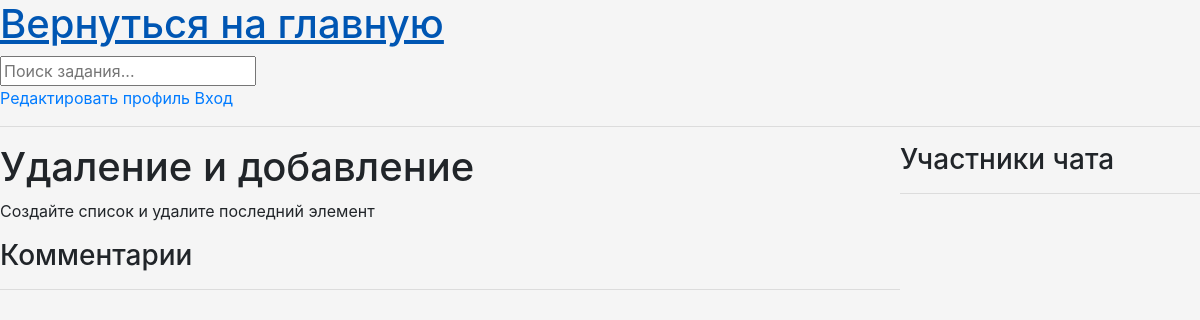
The app's page /task/3/, older data.
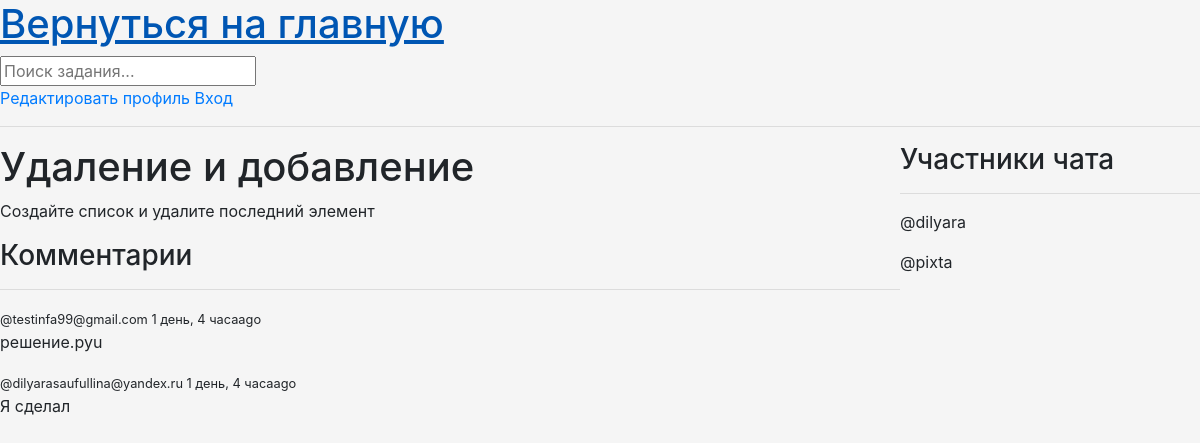
The same page, newer data.
### base/models.py (models this page shows, shortened)
class Task(models.Model):
    host = models.ForeignKey(User, on_delete = models.SET_NULL, null = True)
    topic = models.ForeignKey(Topic, on_delete = models.SET_NULL, null = True)
    name = models.CharField(max_length = 200)
    description = models.TextField(null = True, blank = True)
    participants = models.ManyToManyField(User, related_name = 'participants', blank = True)
    updated = models.DateTimeField(auto_now = True)
    created = models.DateTimeField(auto_now_add = True)
    class Meta:
        ordering=['-updated','-created']

class Message(models.Model):
    user = models.ForeignKey(User, on_delete=models.CASCADE)
    task = models.ForeignKey(Task, on_delete=models.CASCADE)
    body = models.TextField()
    attachment = models.FileField(upload_to='message_files/', null=True, blank=True)
    updated = models.DateTimeField(auto_now=True)
    created = models.DateTimeField(auto_now_add=True)
    class Meta:
        ordering = ['-updated','-created']

class User(AbstractUser):
    name = models.CharField(max_length=200, null=True)
    email = models.EmailField(unique=True, null=True)
    bio = models.TextField(null=True)
    ROLE_CHOICES = [
        ('admin', 'Admin'),
        ('user', 'User'),
    ]
    role = models.CharField(max_length=5, choices=ROLE_CHOICES, default='user')
    avatar = models.ImageField(null=True, default='avatar.svg')
    USERNAME_FIELD = 'email'
    REQUIRED_FIELDS = []

### base/views.py (the view)
# urls.py: path('task/<str:pk>/', views.getTask),
def task(request, pk):
    task = Task.objects.get(id=pk)
    task_messages = task.message_set.all().order_by('-created')
    participants = task.participants.all()
    if request.method == 'POST':
        form = MessageForm(request.POST, request.FILES)
        if form.is_valid():
            message = form.save(commit=False)
            message.user = request.user
            message.task = task
            message.save()
            task.participants.add(request.user)
            success = True
        else:
            messages.error(request, 'Ошибка при отправке задания. Проверьте введенные данные.')
    else:
        form = MessageForm()
    context = {'task': task, 'task_messages': task_messages, 'participants': participants, 'form': form}
    return render(request, 'base/task.html', context)

### base/forms.py
class MessageForm(forms.ModelForm):
    class Meta:
        model = Message
        fields = ['body', 'attachment']

### base/templates/base/task.html (shortened to what this page needs)
{% extends 'main.html' %}
{% block content %}
<div class="task-container">
        <div>
        <h1>{{task.name}}</h1>
        <p>{{task.description}}</p>
        <div class="comment-wrapper">
            <h3>Комментарии</h3>
            <hr>
            {% for message in task_messages %}
                <div>
                    <small>@{{message.user}}  {{message.created|timesince}}ago </small>
                    <p>{{message.body}}</p>
                </div>
            {% endfor %}
        </div>
    </div>
    <div>
        <h3>Участники чата</h3>
        <hr>
        {% for user in participants %}
            <div>
                <p>@{{user.username}}</p>
            </div>
        {% endfor %}
    </div>
</div>
{% endblock %}

### templates/main.html (shortened to what this page needs)
<!DOCTYPE html>
{% load static %}
<html>
<head>
    <link rel="stylesheet" type="text/css" media='screen' href="{% static 'styles/main.css' %}
    " />
    <link rel="stylesheet" type="text/css" media="screen" href="{% static 'css/bootstrap.min.css' %}" />
</head>
<body class="body">
    {% include 'navbar.html' %}
    <hr>
    {% block content %}
    {% endblock %}
</body>
</html>

### templates/navbar.html
<a href="/">
    <h1>Вернуться на главную</h1>
</a>
<form method="GET" action="{%url 'home' %}">
    <input type="text" name="q" placeholder="Поиск задания..."/>
</form>
<a href="{% url 'update-user' %}">Редактировать профиль</a>
{% if request.user.is_authenticated %}
<p>Приветствую, {{request.user.name}}!</p>
<a href="{% url 'logout' %}">Выход</a>
{% else %}
<a href="{% url 'login' %}">Вход</a>
{% endif %}

### static/styles/main.css (style rules this page uses)
.body { background-color: whitesmoke; }

### base/templates/base/task.html (style rules this page uses)
.task-container { display: grid; grid-template-columns: 3fr 1fr; }

Row changes from the older to the newer data that the page shows:
added Message: user "testinfa99@gmail.com", created "1 день, 4 часа", body "решение.pyu"
added Message: user "dilyarasaufullina@yandex.ru", created "1 день, 4 часа", body "Я сделал"
now on this page (row edited): User: username "dilyara"
now on this page (row edited): User: username "pixta"
